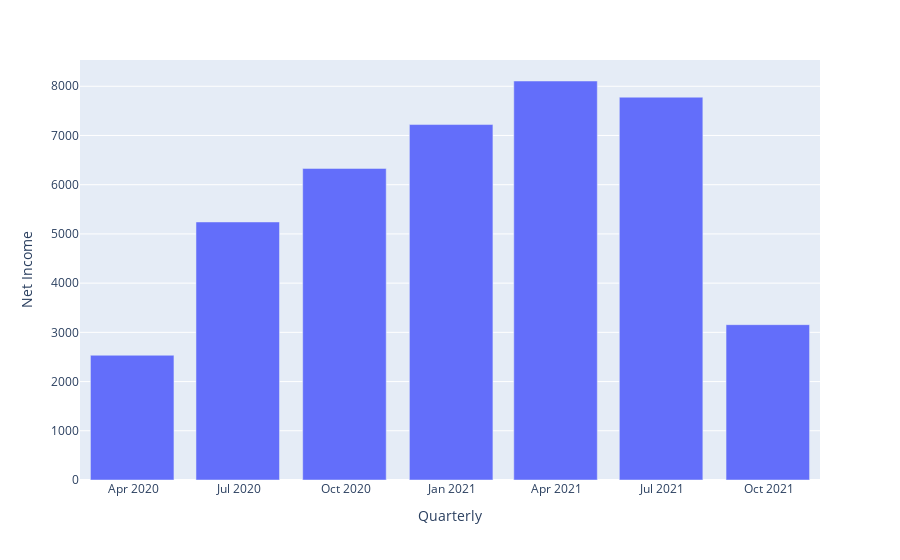

This figure's notebook cell:
### Code cell
import plotly.express as px
fig = px.bar(curr_df, x='Quarterly', y='Net Income')
fig.show()

### Figure 1 — Plotly figure (JSON) as saved in the notebook; plotly's stock layout.template omitted (floating-point values rounded to 4 significant figures)
{"data": [{"alignmentgroup": "True", "hovertemplate": "Quarterly=%{x}<br>Net Income=%{y}<extra></extra>", "legendgroup": "", "marker": {"color": "#636efa", "pattern": {"shape": ""}}, "name": "", "offsetgroup": "", "orientation": "v", "showlegend": false, "textposition": "auto", "type": "bar", "x": ["2021-09-30T00:00:00", "2021-06-30T00:00:00", "2021-03-31T00:00:00", "2020-12-31T00:00:00", "2020-09-30T00:00:00", "2020-06-30T00:00:00", "2020-03-31T00:00:00"], "xaxis": "x", "y": [3156, 7778, 8107, 7222, 6331, 5243, 2535], "yaxis": "y"}], "layout": {"autosize": true, "barmode": "relative", "legend": {"tracegroupgap": 0}, "margin": {"t": 60}, "xaxis": {"anchor": "y", "autorange": true, "domain": [0, 1], "range": ["2020-02-15", "2021-11-14"], "title": {"text": "Quarterly"}, "type": "date"}, "yaxis": {"anchor": "x", "autorange": true, "domain": [0, 1], "range": [0, 8534.0], "title": {"text": "Net Income"}, "type": "linear"}}}
